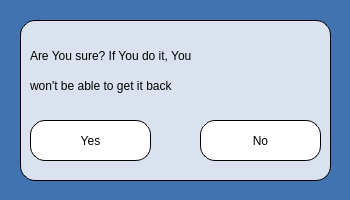
<?xml version="1.0" encoding="UTF-8"?>
<ui version="4.0">
 <class>AreYouSure</class>
 <widget class="QWidget" name="AreYouSure">
  <property name="geometry">
   <rect>
    <x>0</x>
    <y>0</y>
    <width>350</width>
    <height>200</height>
   </rect>
  </property>
  <property name="windowTitle">
   <string>Form</string>
  </property>
  <property name="styleSheet">
   <string notr="true">background-color:rgb(64, 115, 175);</string>
  </property>
  <widget class="QWidget" name="widget_AreYouSure" native="true">
   <property name="geometry">
    <rect>
     <x>20</x>
     <y>20</y>
     <width>311</width>
     <height>161</height>
    </rect>
   </property>
   <property name="styleSheet">
    <string notr="true">background-color:rgb(219, 226, 239);
border-radius:15px;
border-style: solid;
border-width: 1px;
border-color:rgb(0, 0, 0);</string>
   </property>
   <widget class="QPushButton" name="pushButton_Yes">
    <property name="geometry">
     <rect>
      <x>10</x>
      <y>100</y>
      <width>121</width>
      <height>41</height>
     </rect>
    </property>
    <property name="styleSheet">
     <string notr="true">font: 14pt &quot;Times New Roman&quot;;
color: black;
background: rgb(255, 255, 255);
border-radius: 15px;
border-style: solid;
border-width: 1px;
border-color:rgb(0, 0, 0);</string>
    </property>
    <property name="text">
     <string>Yes</string>
    </property>
   </widget>
   <widget class="QPushButton" name="pushButton_No">
    <property name="geometry">
     <rect>
      <x>180</x>
      <y>100</y>
      <width>121</width>
      <height>41</height>
     </rect>
    </property>
    <property name="styleSheet">
     <string notr="true">font: 14pt &quot;Times New Roman&quot;;
color: black;
background: rgb(255, 255, 255);
border-radius: 15px;
border-style: solid;
border-width: 1px;
border-color:rgb(0, 0, 0);</string>
    </property>
    <property name="text">
     <string>No</string>
    </property>
   </widget>
  </widget>
  <widget class="QLabel" name="label_AreYouSure_2">
   <property name="geometry">
    <rect>
     <x>30</x>
     <y>70</y>
     <width>261</width>
     <height>31</height>
    </rect>
   </property>
   <property name="styleSheet">
    <string notr="true">font: 14pt &quot;Times New Roman&quot;;
color:black;
background-color:rgb(219, 226, 239);</string>
   </property>
   <property name="text">
    <string>won't be able to get it back</string>
   </property>
  </widget>
  <widget class="QLabel" name="label_AreYouSure_1">
   <property name="geometry">
    <rect>
     <x>30</x>
     <y>40</y>
     <width>291</width>
     <height>31</height>
    </rect>
   </property>
   <property name="styleSheet">
    <string notr="true">font: 14pt &quot;Times New Roman&quot;;
color:black;
background-color:rgb(219, 226, 239);</string>
   </property>
   <property name="text">
    <string>Are You sure? If You do it, You</string>
   </property>
  </widget>
 </widget>
 <resources/>
 <connections/>
</ui>
